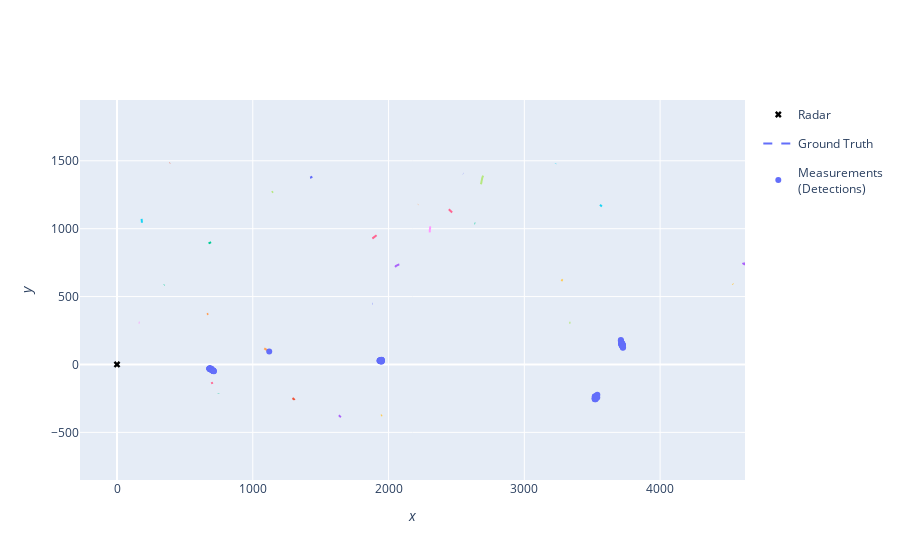

Source (notebook cell):
### Code cell
# Plot true detections
plotter.plot_sensors(radar, "Radar")
plotter.plot_measurements(all_measurements, [0, 2])
plotter.fig
